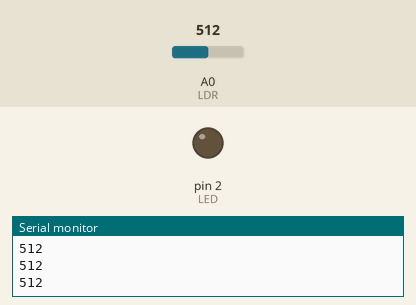
A sketch run on a simulated Arduino Uno, built with avr-gcc and run on an emulated ATmega328P. Parts: output pins drawn as LEDs (lit = HIGH), the last lines printed to the serial monitor. The test bench sets the inputs (shaded band); at power-on: A0 (LDR) = 512.

Above: at 1.2 s.
1.3 s: A0 (LDR) set to 936
2.8 s: A0 (LDR) set to 964
At 3.1 s:
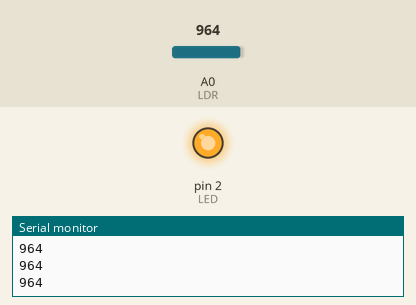
4.3 s: A0 (LDR) set to 940
At 5.4 s:
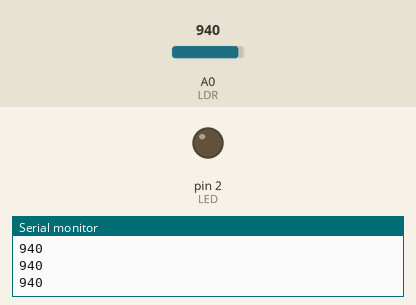
5.8 s: A0 (LDR) set to 960
At 6.6 s:
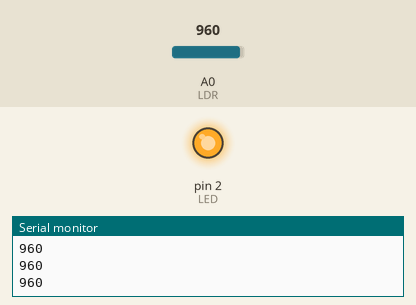
Timing chart, 0 to 8.3 s (numbered marks = the images above; inputs shaded):
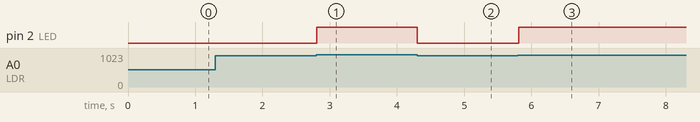

The sketch:

missao3aula1.ino
```cpp
int LDR=0;
int LED=2;
int Val=0;


void setup()
{
   Serial.begin(9600);
   pinMode(LED, OUTPUT);
}


void loop()
{
  Val=analogRead(LDR);
  Serial.println(Val);
  if (Val>950) // está escuro
     digitalWrite(LED, HIGH);
   else
    digitalWrite(LED, LOW);

}
```

Measured:
- the behaviour switches between 950 and 951 on A0 (LDR) (found by bisection; images 0 and 1)
- after the input at 2.8 s, pin 2 (LED): LOW → HIGH at once
- after the input at 4.3 s, pin 2 (LED): HIGH → LOW at once
- after the input at 5.8 s, pin 2 (LED): LOW → HIGH at once
